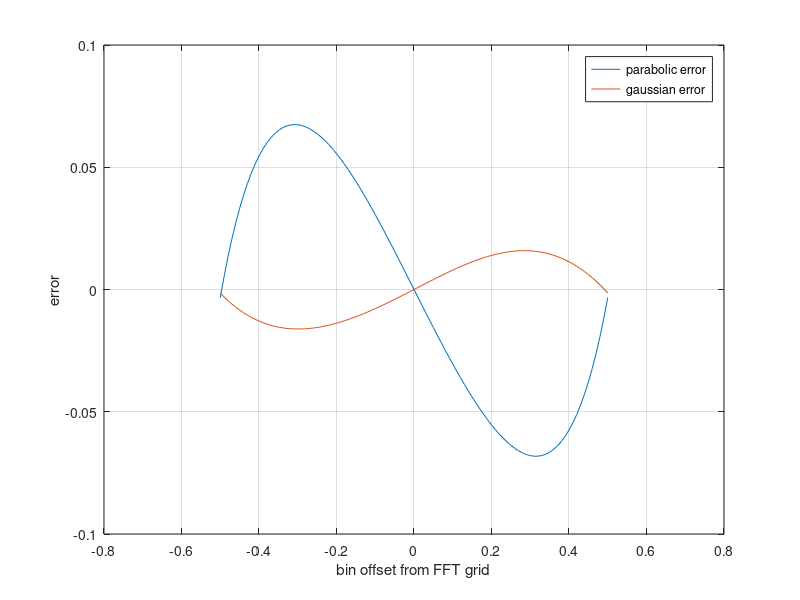

This figure's MATLAB source:
clear; close; clc;

DEBUG_PRINT = false;

% Script parameters:
% ------------------
N = 1024;
wintype = 'hamming'; % 'hamming' % 'rectwin'
imitate_hw_dynamic_range = true;
log_func = @log; % @log2 % @log
bin_offset_vec = -0.5:0.01:0.5;
bin_offset_vec = bin_offset_vec(:); % convert to column vector
k_target_vec = 20 + bin_offset_vec;
% -----------------------------------------------

switch wintype
    case 'rectwin'
        win = rectwin(N);
    otherwise
        win = hamming(N);
end

% vector to store the results
k_parabolic_est = nan(size(k_target_vec));
k_gaussian_est  = nan(size(k_target_vec));

nfft = N;
nn = 0:(N-1);
nn = nn(:); % convert to column vector
for n = 1:length(k_target_vec)
    
    % generate signal
    k_target = k_target_vec(n);
    w = 2*pi*k_target/nfft;
    x = sin(w .* nn);
    
    % apply window
    x = x .* win;
    
    % fourier transform (FFT)
    xfft = fft(x, nfft);
    xfft = abs(xfft(1:(nfft/2+1)));
    
    % get peak info
    [max_val, max_ind] = max(xfft);
    amp_center = max_val;
    amp_left = xfft(max_ind - 1);
    amp_right = xfft(max_ind + 1);
    k_raw_est = max_ind - 1;
    
    if imitate_hw_dynamic_range == true
        % imitate HW behaviour (u16 dynamic range)
        amp_center = round(amp_center * 2^7);
        amp_left = round(amp_left * 2^7);
        amp_right = round(amp_right * 2^7);
    end
    
    % parabolic interpolation
    bin_update_par = 0.5 * (amp_right - amp_left) / (2*amp_center - amp_right - amp_left);
    k_parabolic_est(n) = k_raw_est + bin_update_par;
    
    % gaussian interpolation
    amp_center = log_func(amp_center);
    amp_left = log_func(amp_left);
    amp_right = log_func(amp_right);
    bin_update_gau = 0.5 * (amp_right - amp_left) / (2*amp_center - amp_right - amp_left);
    k_gaussian_est(n) = k_raw_est + bin_update_gau;
    
    if DEBUG_PRINT == true
        fprintf('true bin index: %f\n', k_target);
        fprintf('bin index estimation without interplolation: %f\n', k_raw_est);
        fprintf('bin index estimation using parabolic interplolation: %f\n', k_parabolic_est(n));
        fprintf('bin index estimation using gaussian interplolation: %f\n\n', k_gaussian_est(n));
    end
end

% compute error terms
k_parabolic_err = k_parabolic_est - k_target_vec;
k_gaussian_err = k_gaussian_est - k_target_vec;

figure('name','error for bin index estimation');
plot(bin_offset_vec, [k_parabolic_err, k_gaussian_err]);
ylabel('error');
xlabel('bin offset from FFT grid');
legend('parabolic error', 'gaussian error');
grid on;






